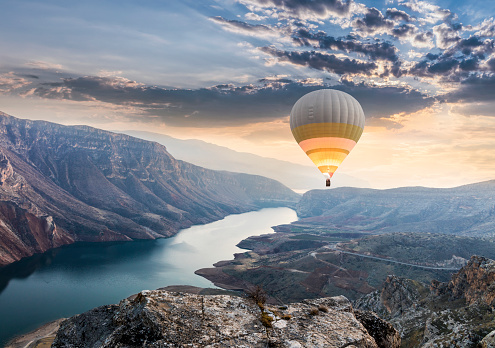
#> input picture pictures/balloon.jpg, 495 x 348 px
$ python smoothing.py
#> lines starting #> are read from the running program, lines starting #| are printed output that depends on the picture
import cv2 as cv
img=cv.imread('pictures/balloon.jpg')
#> img is the input picture: shape (348, 495, 3); mean B, G, R 137.8, 130, 125.5
cv.imshow('Balloon',img) #kernel size basically no. of rows and columns
#AVERAGE BLUR, we take the middle pixel intensity which is the average of the pixel intensities around it
average=cv.blur(img,(7,7))#(3,3) is the kernel size
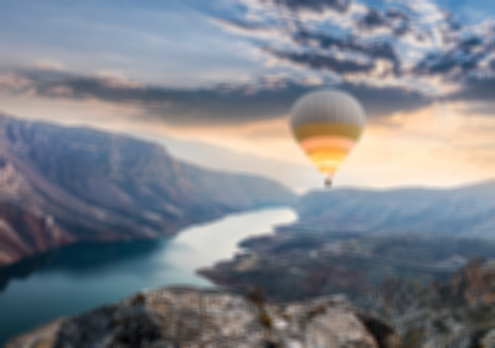
#> average: shape (348, 495, 3); mean B, G, R 137.8, 130, 125.5
cv.imshow('Average Blur',average)
#GAUSSIAN BLUR, similar to average blurring but we use a weighted mean where neighbourhood pixels closer to
#to the central pixel contribute more weight to the average
gauss=cv.GaussianBlur(img,(7,7),0) #0 is standard deviation towards x
cv.imshow('GAUSSIAN blur',gauss)
#MEDIAN BLUR,similar to average but instead we find the median of the surrounding pixels-better blurring than guass and average
median=cv.medianBlur(img,7) #we take only 3 because it is automatically assumed to be a tuple of 3,3 size
cv.imshow('Median',median)
#BILATERAL BLUR,blurring will take place but the edges will be retained
bilateral=cv.bilateralFilter(img,10,35,25) #5 ->Diameter of each pixel neighborhood,15->SigmaColor,colors farther to each other will get mixed
#15-> sigmaSpace,more further pixels will get mixed
cv.imshow('BILATERAL',bilateral)
cv.waitKey(0)

$ run again, with pictures/dog.jpg copied over pictures/balloon.jpg
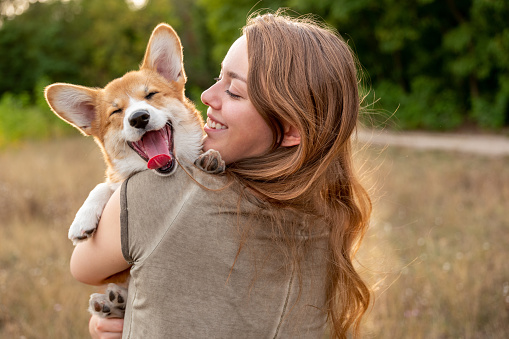
#> input picture pictures/dog.jpg, 509 x 339 px
#> img is the input picture: shape (339, 509, 3); mean B, G, R 79.4, 112.3, 134.5
#> `average=cv.blur(img,(7,7))#(3,3) is the kernel size`:
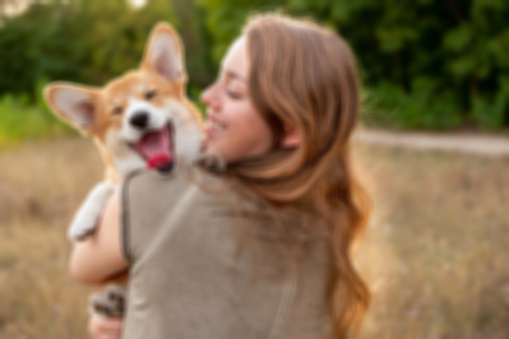
#> average: shape (339, 509, 3); mean B, G, R 79.4, 112.3, 134.5

$ run again, with pictures/football.jpg copied over pictures/balloon.jpg
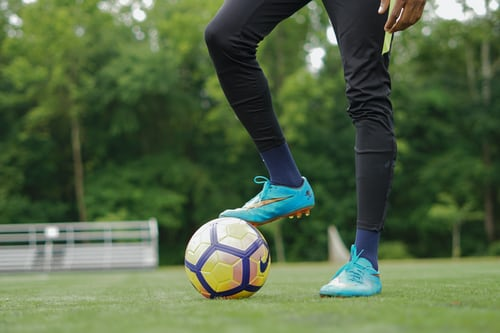
#> input picture pictures/football.jpg, 500 x 333 px
#> img is the input picture: shape (333, 500, 3); mean B, G, R 69.9, 103.3, 84
#> `average=cv.blur(img,(7,7))#(3,3) is the kernel size`:
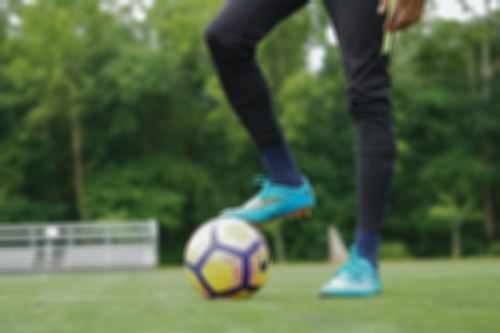
#> average: shape (333, 500, 3); mean B, G, R 69.9, 103.3, 84.1
